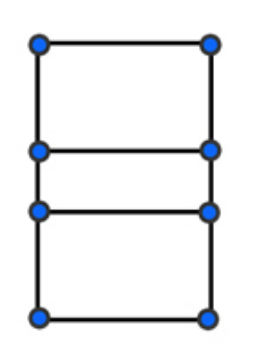
#> input picture imgs/custom/custom_rect.png, 260 x 360 px
$ python main.py
#> lines starting #> are read from the running program, lines starting #| are printed output that depends on the picture
import numpy as np
import os
import cv2
from PIL import Image
from skimage.morphology import skeletonize
from skimage.draw import line as get_line_pixels
import networkx

import matplotlib.pyplot as plt
from skimage.transform import probabilistic_hough_line


def load_images(path_to_image):
#> called with path_to_image = 'imgs/custom/custom_rect.png'
    img = Image.open(path_to_image).convert("L")
    img_array = np.asarray(img)

    return img, img_array


def process_image(img: np.ndarray):
    img[img < 220] = 0
    img[img >= 220] = 255
    img = cv2.dilate(img, np.ones((3, 3)))
    img = cv2.erode(img, np.ones((3, 3)))

    return img


# [363 lines left out: functions find_vertices, find_single_vertex, find_edges, plot_circles, delete_false_positives, circle_accuracy_filled and 11 more, not called in this run]


if __name__ == '__main__':
    path_to_img = "imgs/custom/custom_rect.png"
    path_to_single = "imgs/custom/custom_rect_single.png"
    f = True

    image, image_array = load_images(path_to_img)
    single, single_array = load_images(path_to_single)
#> call 2 of load_images, with path_to_image = 'imgs/custom/custom_rect_single.png'
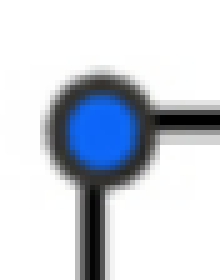
#> input picture imgs/custom/custom_rect_single.png, 44 x 56 px (shown 5 times larger)
#> in load_images (call 2), `img = Image.open(path_to_image).convert("L")`:
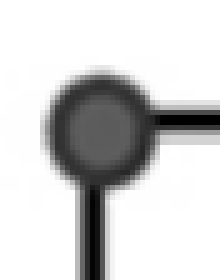
#> img: PIL image 44x56 L (shown 5 times larger); min 0, max 255, mean 209.1

    # circle = [[[404, 179, 18]]]
    #
    # cv2.imshow("Single", plot_circles(process_image(image_array), circle))
    #
    # recentered = recenter_circles(process_image(image_array), circle, filled=f)
    #
    # cv2.imshow("Rec", plot_circles(process_image(image_array), recentered))

#> (the run stopped early here; a loop or call above may not have finished)
